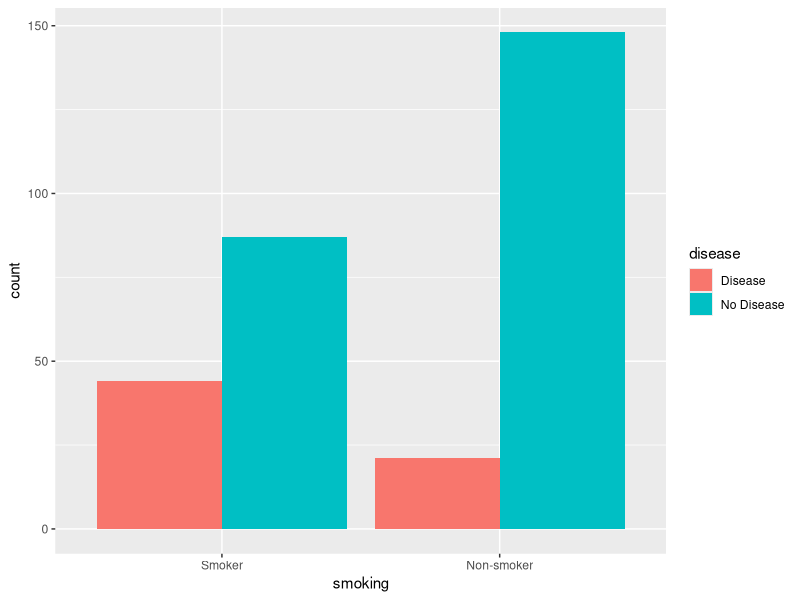

Write the R code that produced this figure.
## ---- chunk 1
knitr::opts_chunk$set(
  echo    = TRUE,
  message = FALSE,
  warning = FALSE,
  comment = "#>",
  fig.width  = 7,
  fig.height = 5
)
## ---- chunk 2
# Install packages if not already available
if (!requireNamespace("epitools",  quietly = TRUE)) install.packages("epitools")
if (!requireNamespace("vcd",       quietly = TRUE)) install.packages("vcd")
if (!requireNamespace("ggplot2",   quietly = TRUE)) install.packages("ggplot2")
if (!requireNamespace("dplyr",     quietly = TRUE)) install.packages("dplyr")
if (!requireNamespace("knitr",     quietly = TRUE)) install.packages("knitr")

library(epitools)   # riskratio(), oddsratio()
library(vcd)        # mosaic plots, assocstats()
library(ggplot2)    # visualizations
library(dplyr)      # data manipulation
library(knitr)      # kable() for nice tables
## ---- chunk 3
# ── Simulated data ────────────────────────────────────────────────────────────
set.seed(42)
n <- 300

smoking <- sample(c("Smoker", "Non-smoker"), n,
                  replace = TRUE, prob = c(0.45, 0.55))

# Disease probability: higher in smokers
p_disease <- ifelse(smoking == "Smoker", 0.40, 0.10)
disease    <- rbinom(n, 1, p_disease)
disease    <- factor(disease, levels = c(1, 0),
                     labels = c("Disease", "No Disease"))
smoking    <- factor(smoking, levels = c("Smoker", "Non-smoker"))

study_data <- data.frame(smoking, disease)

head(study_data, 10)
## ---- chunk 4
# Frequency table
tab <- table(Smoking = study_data$smoking,
             Disease = study_data$disease)

tab
## ---- chunk 5
# Row proportions (risk of disease within each group)
kable(round(prop.table(tab, margin = 1), 3),
      caption = "Row Proportions (risk within each smoking group)")
## ---- chunk 6
chi_test <- chisq.test(tab)
print(chi_test)

chi_test$statistic

# Inspect expected counts
cat("\nExpected cell counts:\n")
print(round(chi_test$expected, 2))

# Standardized residuals
cat("\nStandardized (Pearson) residuals:\n")
print(round(chi_test$residuals, 3))
## ---- chunk 7
# Grouped bar chart
ggplot(study_data, aes(x = smoking, fill = disease)) +
  geom_bar(position = "dodge")
## ---- chunk 8
# Effect size V

assocstats(tab)
## ---- chunk 9
# Small study: new drug vs. placebo, rare side effect
sparse_tab <- matrix(
  c(3, 1,   # Drug:    3 with side effect, 1 without
    0, 9),  # Placebo: 0 with side effect, 9 without
  nrow = 2, byrow = TRUE,
  dimnames = list(
    Treatment = c("Drug", "Placebo"),
    SideEffect = c("Yes", "No")
  )
)

kable(addmargins(sparse_tab),
      caption = "Sparse 2×2 Table: Drug Trial (n = 13)")
## ---- chunk 10
# Check expected counts — chi-square unreliable here
cat("Expected counts under chi-square:\n")
print(round(chisq.test(sparse_tab)$expected, 2))
cat("\nWarning: several expected counts < 5 → use Fisher's Exact Test\n")
## ---- chunk 11
fisher_result <- fisher.test(sparse_tab)
print(fisher_result)

cat(sprintf("\nExact p-value: %.4f\n",       fisher_result$p.value))
cat(sprintf("Odds Ratio:    %.3f\n",         fisher_result$estimate))
cat(sprintf("95%% CI:        %.3f – %.3f\n",
            fisher_result$conf.int[1], fisher_result$conf.int[2]))
## ---- chunk 12
sessionInfo()
